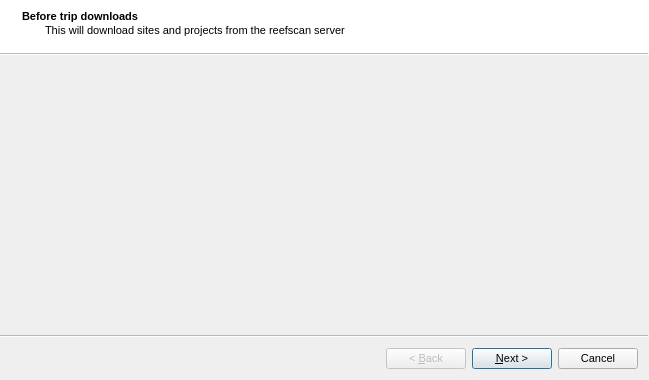
<?xml version="1.0" encoding="UTF-8"?>
<ui version="4.0">
 <class>Wizard</class>
 <widget class="QWizard" name="Wizard">
  <property name="windowModality">
   <enum>Qt::WindowModal</enum>
  </property>
  <property name="geometry">
   <rect>
    <x>0</x>
    <y>0</y>
    <width>649</width>
    <height>380</height>
   </rect>
  </property>
  <property name="font">
   <font>
    <pointsize>8</pointsize>
   </font>
  </property>
  <property name="windowTitle">
   <string>Wizard</string>
  </property>
  <property name="wizardStyle">
   <enum>QWizard::ModernStyle</enum>
  </property>
  <widget class="QWizardPage" name="wizardPageStart">
   <property name="font">
    <font>
     <pointsize>8</pointsize>
    </font>
   </property>
   <property name="title">
    <string>Before trip downloads</string>
   </property>
   <property name="subTitle">
    <string>This will download sites and projects from the reefscan server</string>
   </property>
  </widget>
  <widget class="QWizardPage" name="wizardPageFinished">
   <property name="title">
    <string>Download finished</string>
   </property>
   <property name="subTitle">
    <string>Next: Edit Trip</string>
   </property>
  </widget>
  <widget class="QWizardPage" name="wizardEditTrip">
   <layout class="QGridLayout" name="gridLayout_3">
    <item row="0" column="0">
     <widget class="QGroupBox" name="tripGroupBox">
      <property name="title">
       <string/>
      </property>
     </widget>
    </item>
   </layout>
  </widget>
  <widget class="QWizardPage" name="wizardPageSites">
   <property name="title">
    <string>A table of sites</string>
   </property>
   <property name="subTitle">
    <string>Next: see projects</string>
   </property>
   <layout class="QGridLayout" name="gridLayout">
    <item row="0" column="0">
     <widget class="QTableView" name="tblSites"/>
    </item>
   </layout>
  </widget>
  <widget class="QWizardPage" name="wizardPageProjects">
   <property name="title">
    <string>A table of projects</string>
   </property>
   <property name="subTitle">
    <string>All finished</string>
   </property>
   <layout class="QGridLayout" name="gridLayout_2">
    <item row="0" column="0">
     <widget class="QTableView" name="tblProjects"/>
    </item>
   </layout>
  </widget>
 </widget>
 <resources/>
 <connections/>
</ui>
